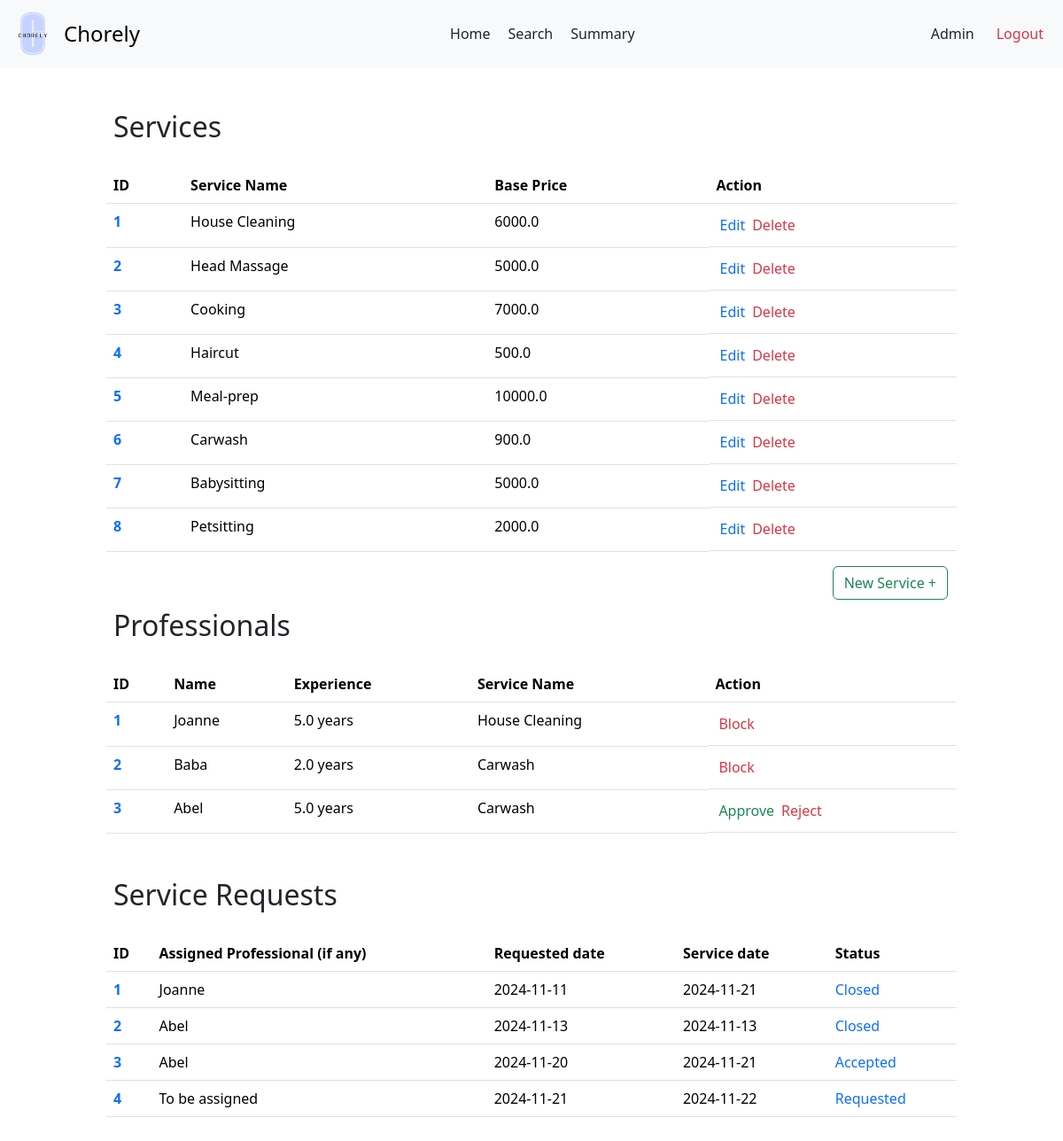
/admin, run on an earlier commit of the app's database.
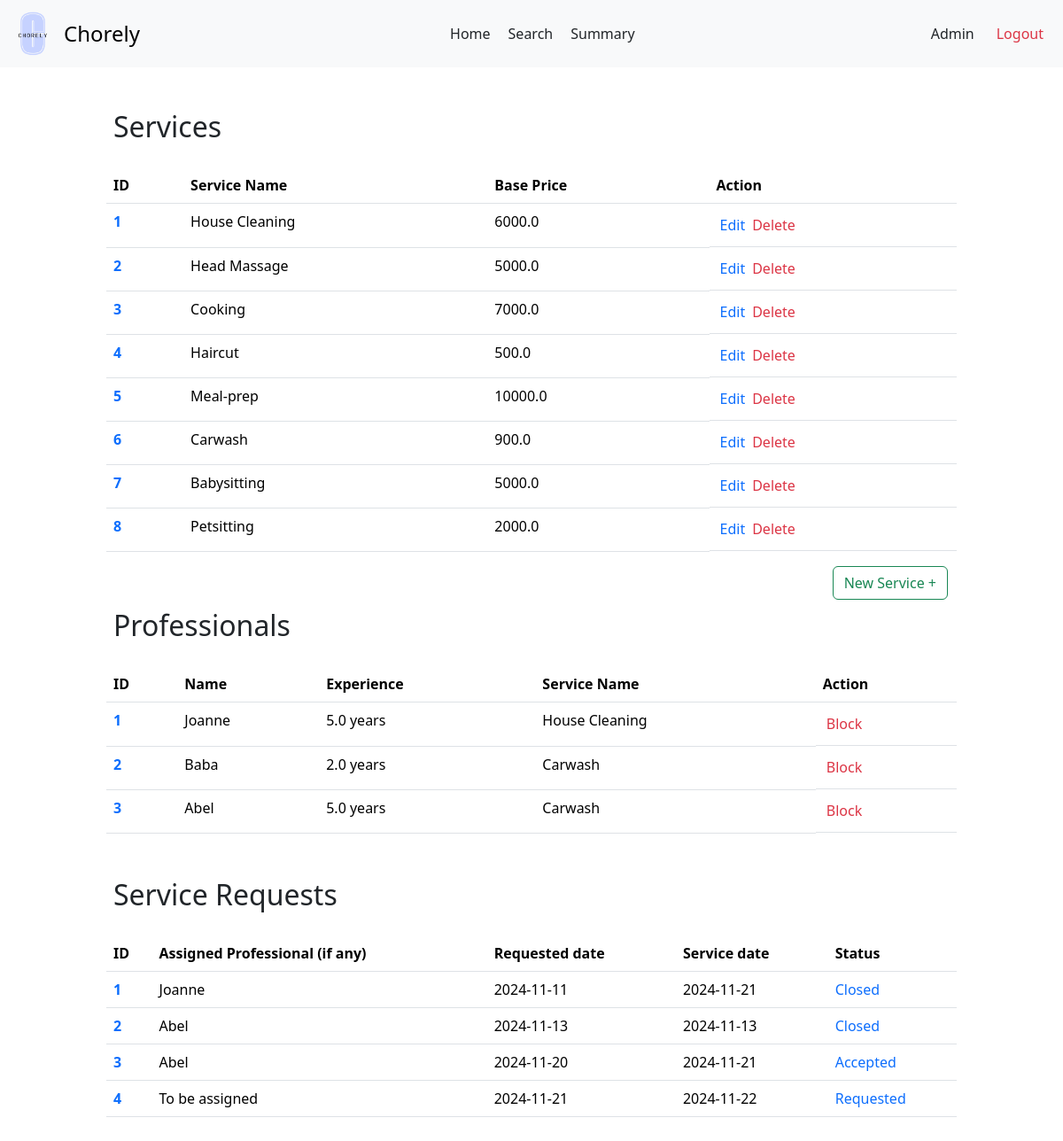
And on a later commit of the database.
### backend/models.py (models this page shows)
class Services(db.Model):
    __tablename__ = 'Services'
    service_id = db.Column(db.Integer, primary_key=True, autoincrement=True)
    name = db.Column(db.String, nullable=False)
    description = db.Column(db.String)
    base_price = db.Column(db.Float, nullable=False)
    time_required = db.Column(db.Integer)
    category = db.Column(db.String)
    service_professionals = db.relationship('ServiceProfessionals', backref='service')
    service_requests = db.relationship('ServiceRequests', backref='service')

class ServiceProfessionals(db.Model):
    __tablename__ = 'ServiceProfessionals'
    professional_id = db.Column(db.Integer, primary_key=True, autoincrement=True)
    user_id = db.Column(db.Integer, db.ForeignKey('Users.user_id'), unique=True, nullable=False)
    service_id = db.Column(db.Integer, db.ForeignKey('Services.service_id'), nullable=False)
    experience_years = db.Column(db.Integer)
    profile_verified = db.Column(db.Boolean, default=False)
    name = db.Column(db.String, nullable = False)
    phone = db.Column(db.String)
    address = db.Column(db.String)
    pin_code = db.Column(db.String)
    service_requests = db.relationship('ServiceRequests', backref='professional')

class ServiceRequests(db.Model):
    __tablename__ = 'ServiceRequests'
    request_id = db.Column(db.Integer, primary_key=True, autoincrement=True)
    service_id = db.Column(db.Integer, db.ForeignKey('Services.service_id'), nullable=False)
    customer_id = db.Column(db.Integer, db.ForeignKey('Customers.customer_id'), nullable=False)
    professional_id = db.Column(db.Integer, db.ForeignKey('ServiceProfessionals.professional_id'))
    requested_service_date = db.Column(db.Date, default=date.today())
    date_of_request = db.Column(db.Date, default=date.today())
    date_of_completion = db.Column(db.Date)
    service_status = db.Column(db.String, default='requested')
    additional_requests = db.Column(db.String)
    remarks = db.Column(db.String)
    rating = db.Column(db.Float)

### backend/adminController.py (the view)
@app.route('/admin')
def admin_dash():
  services = Services.query.all()
  professionals = ServiceProfessionals.query.all()
  service_requests = ServiceRequests.query.all()
  return render_template('admin-dash.html', services = services, professionals = professionals, service_requests = service_requests)

### templates/admin-dash.html (shortened to what this page needs)
<!DOCTYPE html>
<html lang="en">
<head>
  <link href="https://cdn.jsdelivr.net/npm/bootstrap@5.3.3/dist/css/bootstrap.min.css" rel="stylesheet">
  <link rel="stylesheet" href="{{ url_for('static', filename = 'prof-dash.css')}}">
  <link rel="stylesheet" href="{{ url_for('static', filename = 'navbar.css')}}">
</head>
<body>
  <nav class="navbar bg-body-tertiary">
    <div class="container-fluid">
      <a class="navbar-brand d-flex align-items-center" href="#" style="text-decoration: none;">
        <img src="{{ url_for('static', filename = 'logo.png')}}" alt="Chorely Logo" width="50" height="50" id="logo">
        <span style="font-size: 1.5rem;">Chorely</span>
      </a>
      <div style="display: flex;">
        <a class="nav-link active" aria-current="page" href="#">Home</a>
        <a class="nav-link" href="/admin/search">Search</a>
        <a class="nav-link" href="#">Summary</a>
      </div>
      <div class="d-flex text text-end">
        <a class="nav-link" href="/admin/profile">Admin</a>
        <a class="nav-link text-danger" href="/userlogin">Logout</a>
      </div>
    </div>
  </nav>
  <div id="main">
    <div id="canvas">
      <br>
      <h2 class="headings">Services</h2><br>
      {% if services|length==0 %}
        <div class="text text-center">
          <h5 class="headings">There are no created services</h5>
        </div>
      {% else %}
        <div>
          <table class="table">
            <thead>
              <tr>
                <th scope="col">ID</th>
                <th scope="col">Service Name</th>
                <th scope="col">Base Price</th>
                <th scope="col">Action</th>
              </tr>
            </thead>
            <tbody>
              {% for service in services %}
                <tr>
                  <th scope="row"> <a href="/admin/view/service/{{ service.service_id }}" class="text"> {{ loop.index }}</a></th>
                  <td>{{service.name}}</td>
                  <td>{{ service.base_price }}</td>
                  <td class="d-flex"><a href="/admin/service/edit/{{ service.service_id }}" class="nav-link text-primary accept-btn" >Edit</a><a href="#" class="nav-link text-danger reject-btn">Delete</a> </td>
                </tr>
              {% endfor %}
            </tbody>
          </table>
        </div>
      {% endif %}
      <div class="text text-end">
        <a href="/service/create"><button class="btn btn-outline-success">New Service +</button></a>
      </div>
      <h2 class="headings">Professionals</h2><br>
      {% if professionals|length ==0 %}
        <div class="text text-center mt-3 mb-3">
          <h5 class="headings">No Registered Professionals</h5>
        </div>
      {% else %}
        <div>
          <table class="table">
            <thead>
              <tr>
                <th scope="col">ID</th>
                <th scope="col">Name</th>
                <th scope="col">Experience</th>
                <th scope="col">Service Name</th>
                <th scope="col">Action</th>
              </tr>
            </thead>
            <tbody>
              {% for pro in professionals %}
                <tr>
                  <th scope="row"> <a href="/admin/view/pro/{{ pro.professional_id }}" class="text text-primary"> {{ loop.index }}</a></th>
                  <td>{{pro.name}}</td>
                  <td>{{pro.experience_years}} years</td>
                  {% for service in services %}
                    {% if service.service_id == pro.service_id %}
                      <td>{{ service.name }}</td>
                    {% endif %}
                  {% endfor %}
                  {% if pro.user.is_blocked %}
                    <td class="d-flex">
                      <a href="/admin/unblock/prof/{{ pro.professional_id }}" class="nav-link text-success reject-btn">Unblock</a>
                    </td>
                  {% else %}
                    {% if not pro.profile_verified %}
                      <td class="d-flex"><a href="/admin/approve/prof/{{ pro.professional_id }}" class="nav-link text-success accept-btn">Approve</a> <a href="/admin/block/prof/{{ pro.professional_id }}" class="nav-link text-danger reject-btn">Reject</a></td>
                    {% else %}
                      <td class="d-flex">
                        <a href="/admin/block/prof/{{ pro.professional_id }}" class="nav-link text-danger reject-btn">Block</a>
                      </td>
                    {% endif %}
                  {% endif %}
                </tr>
              {% endfor %}
            </tbody>
          </table>
        </div>
      {% endif %}
      <br>
      <h2 class="headings">Service Requests</h2><br>
      {% if service_requests|length ==0 %}
        <div class="text text-center mt-3 mb-3">
          <h5 class="headings">No Requests have been made</h5>
        </div>
      {% else %}
      <div>
        <table class="table">
          <thead>
            <tr>
              <th scope="col">ID</th>
              <th scope="col">Assigned Professional (if any)</th>
              <th scope="col">Requested date</th>
              <th scope="col">Service date</th>
              <th scope="col">Status</th>
            </tr>
          </thead>
          <tbody>
            {% for request in service_requests %}
              <tr>
                <th scope="row"> <a href="/admin/view/request/{{ request.request_id }}" class="text text-primary"> {{ loop.index }}</a></th>
                <td>{{ request.professional.name or 'To be assigned' }}</td>
                <td>{{ request.date_of_request }}</td>
                <td>{{ request.requested_service_date }}</td>
                <td class="text text-primary">{{ request.service_status | title }}</td>
              </tr>
            {% endfor %}
          </tbody>
        </table>
      </div>
      {% endif %}
</body>
</html>

### static/prof-dash.css (style rules this page uses)
* { margin: 0px; }
#main, #canvas { margin-top: 90px; border: 2px none black; }
#canvas { width: 80%; margin: auto; height: max-content; padding-bottom: 100px; }
.headings { margin: 3px; padding-left: 5px; margin-top: 10px; }
table a { text-decoration: none; }
td a { margin: 4px; }

### static/navbar.css (style rules this page uses)
#logo { object-fit: contain ; margin-right: 10px; filter: brightness(1.1) contrast(1.1) saturate(1.2); filter: contrast(100%); }
.text-end { margin-right: 10px; }
.navbar { position: fixed; background-color: white; top: 0; left: 0; right: 0; height: max-content; z-index: 1000; }

What changed in the data, as far as the page shows it:
changed ServiceProfessionals "Abel": profile_verified "Approve Reject" → "Block"
